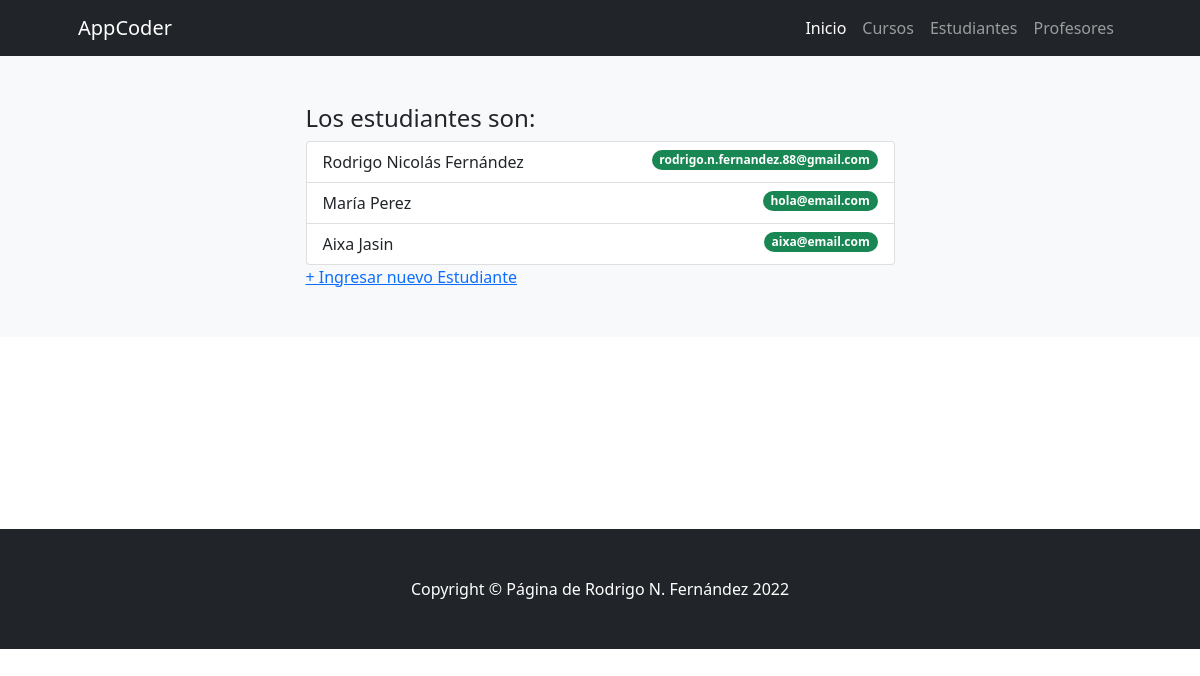
The app's page /estudiantes/, older data.
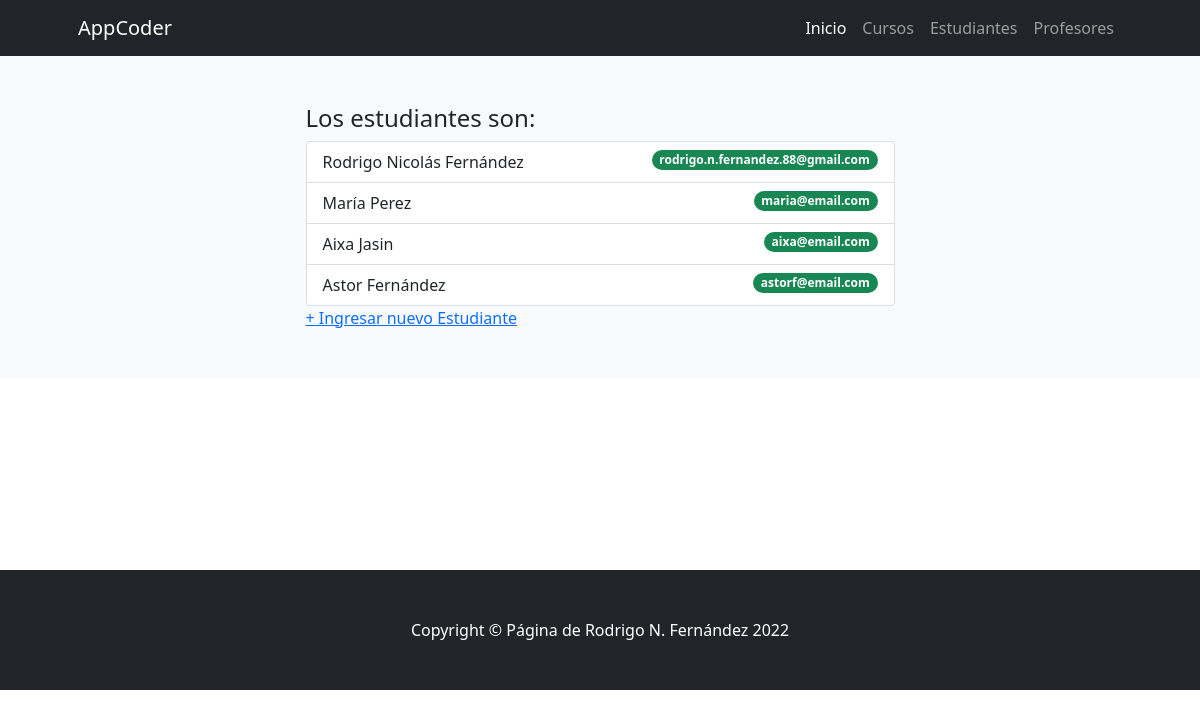
The same page, newer data.
### ProyectoCoderApp/models.py (models this page shows)
class Estudiante(models.Model):
    nombre = models.CharField(max_length=30) # Texto
    apellido = models.CharField(max_length=30) # Texto
    email = models.EmailField(blank=True, null=True) # Email - Opcional

### ProyectoCoderApp/views.py (the view)
# urls.py: path('estudiantes/', estudiantes, name="estudiantes"),
def estudiantes(request):
    estudiantes=Estudiante.objects.all()
    ctx={"estudiantes":estudiantes}
    return render(request,'ProyectoCoderApp/estudiantes.html',ctx)

### ProyectoCoderApp/templates/ProyectoCoderApp/estudiantes.html (shortened to what this page needs)
{% extends 'ProyectoCoderApp/base.html' %}
{% load static %}
{% block contenidoPagina %}
<section class="bg-light py-5">
    <div class="container px-5">
        <div class="row gx-5 justify-content-center">
            <div class="col-lg-7">
                <h4>Los estudiantes son:</h4>
                <ul class="list-group">
                    {% for estudiante in estudiantes %}
                        <li class="list-group-item d-flex justify-content-between align-items-start">
                            {{ estudiante.nombre }}
                            {{ estudiante.apellido }}
                            <span class="badge bg-success rounded-pill">{{ estudiante.email }}</span>
                        </li>
                    {% endfor %}
                </ul>
                <a href="{% url 'crear_estudiante' %}"> + Ingresar nuevo Estudiante </a>
            </div>
        </div>
    </div>
</section>
{% endblock %}

### ProyectoCoderApp/templates/ProyectoCoderApp/base.html (shortened to what this page needs)
{% load static %}
<!DOCTYPE html>
<html lang="es">
    <head>
        <link href="https://cdn.jsdelivr.net/npm/bootstrap-icons@1.4.1/font/bootstrap-icons.css" rel="stylesheet" />
        <link href="{% static 'css/styles.css' %}" rel="stylesheet" />
    </head>
    <body>
        <nav class="navbar navbar-expand-lg navbar-dark bg-dark">
            <div class="container px-5">
                <a class="navbar-brand" href="{% url 'inicio' %}">AppCoder</a>
                <div class="collapse navbar-collapse" id="navbarSupportedContent">
                    <ul class="navbar-nav ms-auto mb-2 mb-lg-0">
                        <li class="nav-item"><a class="nav-link active" aria-current="page" href="{% url 'inicio' %}">Inicio</a></li>
                        <li class="nav-item"><a class="nav-link" href="{% url 'cursos' %}">Cursos</a></li>
                        <li class="nav-item"><a class="nav-link" href="{% url 'estudiantes' %}">Estudiantes</a></li>
                        <li class="nav-item"><a class="nav-link" href="{% url 'profesores' %}">Profesores</a></li>
                    </ul>
                </div>
            </div>
        </nav>
        {% block contenidoPagina %}
        {% endblock %}
<br><br><br><br><br><br><br><br>
        <footer class="py-5 bg-dark">
            <div class="container px-5"><p class="m-0 text-center text-white">Copyright &copy; Página de Rodrigo N. Fernández 2022</p></div>
        </footer>
    </body>
</html>

Row changes from the older to the newer data that the page shows:
changed Estudiante "María": email "hola@email.com" → "maria@email.com"
added Estudiante: nombre "Astor", apellido "Fernández", email "astorf@email.com"
